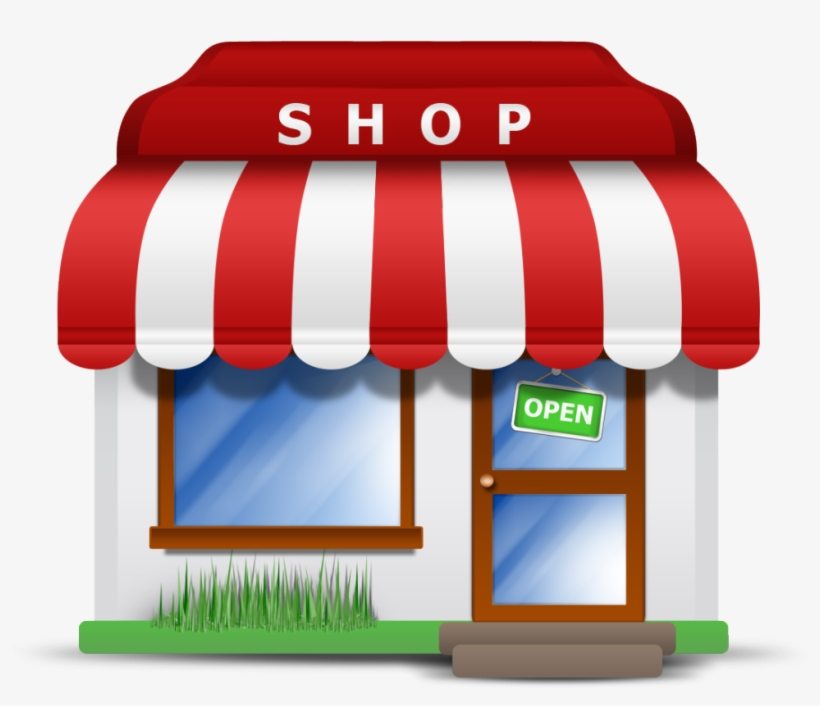
//> input picture Project2/shops.png, 820 x 706 px
$ ./Project2   (built with g++ and OpenCV 4)
//> lines starting //> are read from the running program, lines starting //| are printed output that depends on the picture
#include <iostream>

// import opencv header files
#include <opencv2/core.hpp>
#include <opencv2/core/ocl.hpp>
#include <opencv2/highgui.hpp>
#include <opencv2/imgproc.hpp>

int main()
{
    cv::Mat shops;
    shops = cv::imread("shops.png", cv::IMREAD_COLOR);
//> shops is the input picture: 706 rows x 820 cols, CV_8UC3; mean B, G, R 161.7, 163.8, 197.3

    if (shops.empty())
    {
        std::cout << "Could not read the image: " << "shops.png" << std::endl;
        return 1;
    }

    cv::resize(shops, shops, cv::Size(), 0.5, 0.5);
//> shops: 353 rows x 410 cols, CV_8UC3

    cv::namedWindow("Shops", cv::WINDOW_AUTOSIZE);
    cv::imshow("Shops", shops);

    cv::Mat shops_gray;
    cv::cvtColor(shops, shops_gray, cv::COLOR_BGR2GRAY);
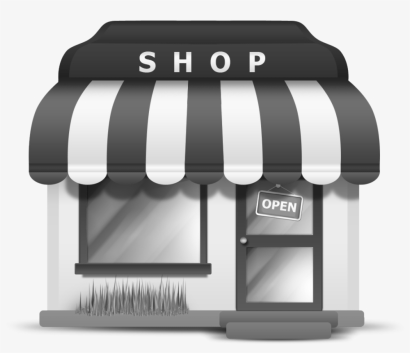
//> shops_gray: 353 rows x 410 cols, CV_8UC1; min 25, max 254, mean 173.7
    cv::rotate(shops_gray, shops_gray, cv::ROTATE_90_CLOCKWISE);
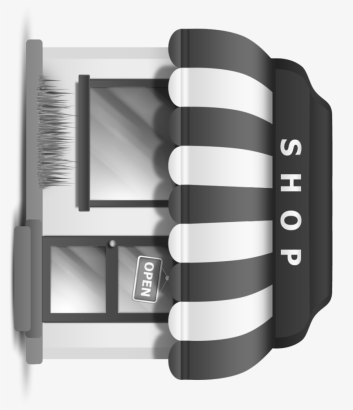
//> shops_gray: 410 rows x 353 cols, CV_8UC1; min 25, max 254, mean 173.7

    cv::namedWindow("Shops Gray", cv::WINDOW_AUTOSIZE);
    cv::imshow("Shops Gray", shops_gray);

    cv::waitKey(0);
    return 0;
}
